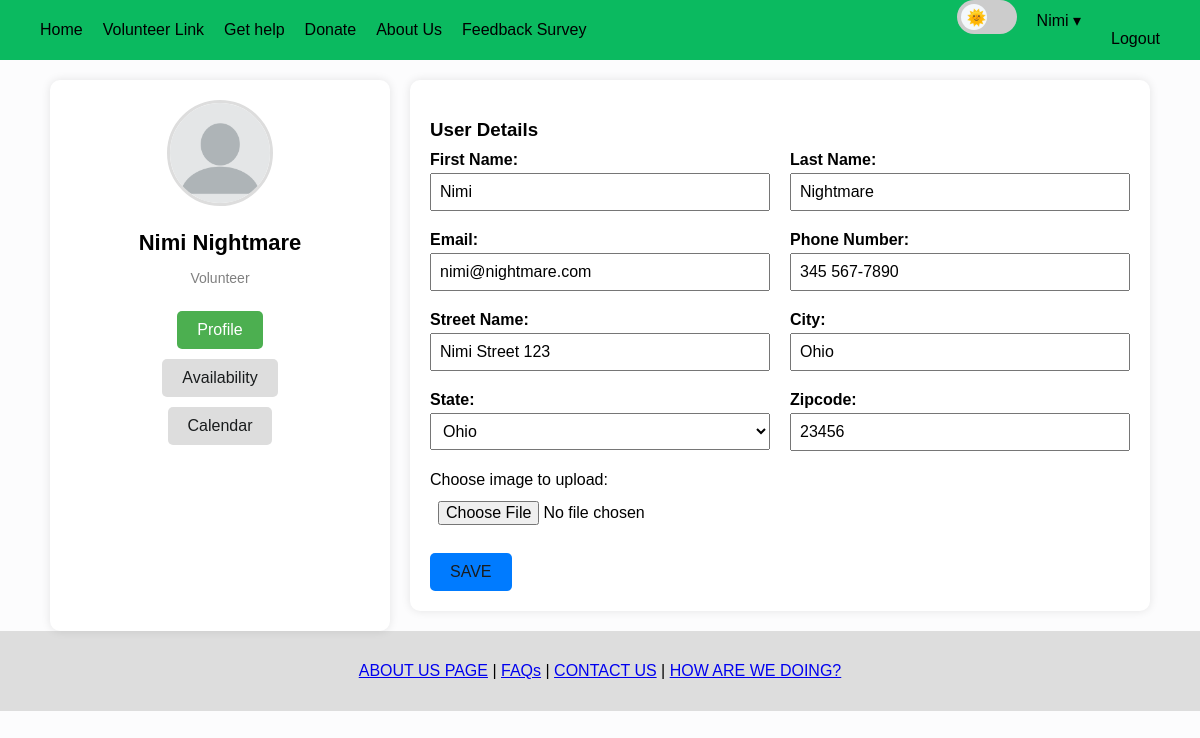
Page /CAP3104_modifying_github_code/User_ProfileSettings.php (signed in) on the committed database.
### tables this page shows
CREATE TABLE `users` (
  `id` int(11) NOT NULL,
  `firstname` varchar(128) NOT NULL,
  `lastname` varchar(128) NOT NULL,
  `email` varchar(128) NOT NULL,
  `password` varchar(128) NOT NULL,
  `streetname` varchar(128) DEFAULT NULL,
  `city` varchar(128) DEFAULT NULL,
  `state` varchar(128) DEFAULT NULL,
  `zipcode` varchar(128) DEFAULT NULL,
  `phonenumber` varchar(128) DEFAULT NULL,
  `profile_picture` varchar(128) DEFAULT NULL,
  `volunteer_hours` int(11) DEFAULT 0
);

### CAP3104_modifying_github_code/classes/dbh.classes.php (called while the page is built, shortened)
<?php
class dbh
{
    protected function connect()
    {
        try
        {
            $username = "root";
            $password = "";
            $dbh = new PDO('mysql:host=localhost;dbname=userdb', $username, $password);
            return $dbh;
        }
        catch (PDOException $e)
        {
            print "Error!: " . $e->getMessage() . "<br/>";
            die();
        }
    }
}

### CAP3104_modifying_github_code/classes/profileinfo.classes.php (called while the page is built, shortened)
<?php
class ProfileInfo extends dbh
{
    protected function getProfileInfo($id)
    {
        $stmt = $this->connect()->prepare("SELECT * FROM users WHERE id = ?");
        if (!$stmt->execute(array($id)))
        {
            $stmt = null;
            header("location: User_Profile.php?error=stmtfailed");
            exit();
        }
        $profileData = $stmt->fetchAll(PDO::FETCH_ASSOC);
        return $profileData;
    }
}

### CAP3104_modifying_github_code/User_ProfileSettings.php (the view, shortened to what this page needs)
<?php
include_once 'header.php';
include "classes/dbh.classes.php";
include "classes/profileinfo.classes.php";
include "classes/profileinfo-view.classes.php";
$profileInfo = new ProfileInfoView();
?>
<div class="container">
    <?php include_once 'sidebar.php'; ?>
    <main class="content">
        <section class="tab-content active">
            <div class="card">
                <h3>User Details</h3>
                <form action="includes/profileinfo.inc.php" method="post" enctype="multipart/form-data">
                    <div class="form-grid">
                        <div class="form-group">
                            <label for="firstname"><strong>First Name:</strong></label>
                            <input type="text" name="firstname" id="firstname" placeholder="First Name" value = "<?php $profileInfo->fetchFirstName($_SESSION["id"]);?>">
                        </div>
                        <div class="form-group">
                            <label for="lastname"><strong>Last Name:</strong></label>
                            <input type="text" name="lastname" id="lastname" placeholder="Last Name" value = "<?php $profileInfo->fetchLastName($_SESSION["id"]);?>">
                        </div>
                        <div class="form-group">
                            <label for="email"><strong>Email:</strong></label>
                            <input type="text" name="email" id="email" placeholder="Email" value = "<?php $profileInfo->fetchEmail($_SESSION["id"]);?>">
                        </div>
                        <div class="form-group">
                            <label for="phonenumber"><strong>Phone Number:</strong></label>
                            <input type="text" name="phonenumber" id="phonenumber" placeholder="Phone Number" value = "<?php $profileInfo->fetchPhoneNumber($_SESSION["id"]);?>">
                        </div>
                        <div class="form-group">
                            <label for="streetname"><strong>Street Name:</strong></label>
                            <input type="text" name="streetname" id="streetname" placeholder="Street Name" value = "<?php $profileInfo->fetchStreetName($_SESSION["id"]);?>">
                        </div>
                        <div class="form-group">
                            <label for="city"><strong>City:</strong></label>
                            <input type="text" name="city" id="city" placeholder="City" value = "<?php $profileInfo->fetchCity($_SESSION["id"]);?>">
                        </div>
                        <div class="form-group">
                            <label for="state"><strong>State:</strong></label>
                            <select name="state" id="state">
                                <?php
                                $states = [
                                    "AL" => "Alabama", "AK" => "Alaska", "AZ" => "Arizona", "AR" => "Arkansas",
                                    "CA" => "California", "CO" => "Colorado", "CT" => "Connecticut", "DE" => "Delaware",
                                    "FL" => "Florida", "GA" => "Georgia", "HI" => "Hawaii", "ID" => "Idaho",
                                    "IL" => "Illinois", "IN" => "Indiana", "IA" => "Iowa", "KS" => "Kansas",
                                    "KY" => "Kentucky", "LA" => "Louisiana", "ME" => "Maine", "MD" => "Maryland",
                                    "MA" => "Massachusetts", "MI" => "Michigan", "MN" => "Minnesota", "MS" => "Mississippi",
                                    "MO" => "Missouri", "MT" => "Montana", "NE" => "Nebraska", "NV" => "Nevada",
                                    "NH" => "New Hampshire", "NJ" => "New Jersey", "NM" => "New Mexico", "NY" => "New York",
                                    "NC" => "North Carolina", "ND" => "North Dakota", "OH" => "Ohio", "OK" => "Oklahoma",
                                    "OR" => "Oregon", "PA" => "Pennsylvania", "RI" => "Rhode Island", "SC" => "South Carolina",
                                    "SD" => "South Dakota", "TN" => "Tennessee", "TX" => "Texas", "UT" => "Utah",
                                    "VT" => "Vermont", "VA" => "Virginia", "WA" => "Washington", "WV" => "West Virginia",
                                    "WI" => "Wisconsin", "WY" => "Wyoming"
                                ];
                                $userState = $profileInfo->getState($_SESSION["id"]);
                                foreach ($states as $abbr => $state) {
                                    $selected = ($abbr === $userState) ? 'selected' : '';
                                    echo "<option value=\"$abbr\" $selected>$state</option>";
                                }
                                ?>
                            </select>
                        </div>
                        <div class="form-group">
                            <label for="zipcode"><strong>Zipcode:</strong></label>
                            <input type="text" name="zipcode" id="zipcode" placeholder="Zipcode" value = "<?php $profileInfo->fetchZipcode($_SESSION["id"]);?>">
                        </div>
                    </div>
                    <div class="form-group">
                        <label for="image">Choose image to upload:</label>
                        <input type="file" name="image" id="image" accept="image/*">
                    </div>
                    <button type="submit" name="submit">SAVE</button>
                </form>
            </div>
        </section>
    </main>
</div>
<?php
include_once 'footer.php';
?>

### CAP3104_modifying_github_code/General_style_sheet.css (style rules this page uses)
:root { --white-darker: #f4f8fb; --white: #fcfcfd; --temp-green: #0bba60; --green-darker: #099A4F; --dark-green: #066836; --dark-green-lighter: #088745; --text-black: #000000; --dark-background: #191c1d; }
body { background-color: var(--white); background-repeat: no-repeat; background-attachment: fixed; font-family: Arial, sans-serif; margin: 0; padding: 0; }
button { background-color: #007BFF; color: var(--dark-background); border: none; padding: 10px 20px; font-size: 16px; cursor: pointer; border-radius: 5px; transition: background-color 0.3s; }
.container { display: flex; flex-wrap: wrap; max-width: 1100px; margin: auto; gap: 20px; }
.content { flex: 2; min-width: 500px; }
.card { background: white; padding: 20px; border-radius: 10px; box-shadow: 0 0 10px rgba(0, 0, 0, 0.1); margin-bottom: 20px; }
.card h3, .card h4 { margin-bottom: 10px; }
.tab-content { margin-top: 20px; }
.tab-content { display: none; }
.tab-content.active { display: block; }

### CAP3104_modifying_github_code/User_ProfileSettings.php (style rules this page uses)
.form-grid { display: flex; flex-wrap: wrap; gap: 20px; }
.form-group { flex: 1 1 45%; display: flex; flex-direction: column; }
.form-group input, .form-group select { padding: 8px; font-size: 1rem; margin-top: 4px; }
.card form { display: flex; flex-direction: column; gap: 20px; }
button[type="submit"] { align-self: flex-start; padding: 10px 20px; font-size: 1rem; }

### rows in the picture
users: firstname "Nimi", lastname "Nightmare", email "nimi@nightmare.com", phonenumber "345 567-7890", streetname "Nimi Street 123", city "Ohio", zipcode "23456"

### other values in the picture
$_SESSION["firstname"] "Nimi"
$_SESSION["lastname"] "Nightmare"
form field state "Ohio"
